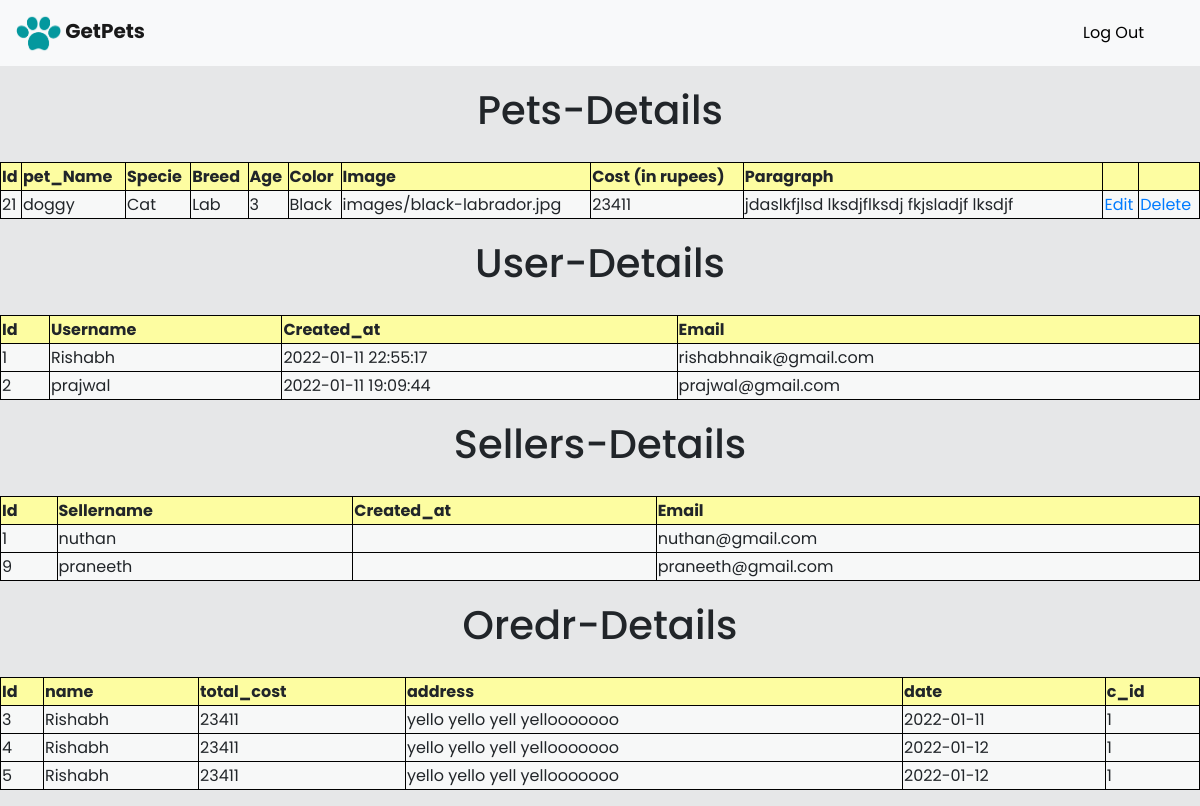
Screenshot of /adminTable.php (signed in) with the database file from the repository.
### tables this page shows
CREATE TABLE `pet` (
  `id` int(4) NOT NULL,
  `s_id` int(11) NOT NULL,
  `petname` varchar(20) NOT NULL,
  `specie` varchar(20) NOT NULL,
  `breed` varchar(20) NOT NULL,
  `age` int(3) NOT NULL,
  `color` varchar(20) NOT NULL,
  `image` varchar(400) NOT NULL,
  `cost` int(11) NOT NULL,
  `paragraph` varchar(300) NOT NULL
);

CREATE TABLE `users` (
  `id` int(11) NOT NULL,
  `username` varchar(50) NOT NULL,
  `password` varchar(255) NOT NULL,
  `created_at` datetime NOT NULL,
  `email` varchar(50) NOT NULL,
  `address` varchar(300) NOT NULL
);

CREATE TABLE `seller` (
  `id` int(11) NOT NULL,
  `sellername` varchar(30) NOT NULL,
  `password` varchar(30) NOT NULL,
  `email` varchar(100) NOT NULL
);

CREATE TABLE `orders` (
  `id` int(11) NOT NULL,
  `date` date NOT NULL,
  `total_cost` int(100) NOT NULL,
  `address` varchar(300) NOT NULL,
  `name` varchar(50) NOT NULL,
  `c_id` int(11) NOT NULL
);

### adminTable.php (the view, shortened to what this page needs)
<?php
include("config.php");
include('templates/adminHeader.php');
?>
<!DOCTYPE html>
<html lang="en">
<head>
    </head>
<body>
 <table>
 <h1><center>Pets-Details</center></h1>
    <table class="pet">
        <tr class="tagLine">
            <td>Id</td>
            <td>pet_Name</td>
            <td>Specie</td>
            <td>Breed</td>
            <td>Age</td>
            <td>Color</td>
            <td>Image</td>
            <td>Cost (in rupees)</td>
            <td style=width:30%;>Paragraph</td>
            <td></td>
            <td></td>
        </tr>
<?php
   if($conn->connect_error)
   {
      die('Connection Failed : '.$conn->connect_error);
   }
   else
   {
      $stmt = mysqli_query($conn,"select * from pet;");
      while($pet = mysqli_fetch_array($stmt))
      {
        ?>
        <tr>
            <td><?php echo $pet['id'];?></td>
            <td><?php echo $pet['petname'];?></td>
            <td><?php echo $pet['specie'];?></td>
            <td><?php echo $pet['breed'];?></td>
            <td><?php echo $pet['age'];?></td>
            <td><?php echo $pet['color'];?></td>
            <td><?php echo $pet['image'];?></td>
            <td><?php echo $pet['cost'];?></td>
            <td><?php echo $pet['paragraph'];?></td>
            <td> <a href="petsTableEdit.php?id=<?php echo $pet['id'];?>">Edit</a> </td>
            <td> <a href="petsTableDelete.php?id=<?php echo $pet['id'];?>">Delete</a> </td>
        </tr>
        <?php
    }
    ?>
    <?php
}
?>
    </table>
</table>
<table>
<h1><center>User-Details</center></h1>
    <table id="user">
        <tr class="tagLine">
            <td>Id</td>
            <td>Username</td>
            <td>Created_at</td>
            <td>Email</td>
        </tr>
<?php
   if($conn->connect_error)
   {
      die('Connection Failed : '.$conn->connect_error);
   }
   else
   {
      $stmt = mysqli_query($conn,"select * from users;");
      while($users = mysqli_fetch_array($stmt))
      {
        ?>
        <tr>
            <td><?php echo $users['id'];?></td>
            <td><?php echo $users['username'];?></td>
            <td><?php echo $users['created_at'];?></td>
            <td><?php echo $users['email'];?></td>
        </tr>
        <?php
    }
    ?>
    <?php
}
?>
    </table>
</table>
<table>
<h1><center>Sellers-Details</center></h1>
    <table id="seller">
        <tr class="tagLine">
            <td>Id</td>
            <td>Sellername</td>
            <td>Created_at</td>
            <td>Email</td>
        </tr>
<?php
   if($conn->connect_error)
   {
      die('Connection Failed : '.$conn->connect_error);
   }
   else
   {
      $stmt = mysqli_query($conn,"select * from seller;");
      while($seller = mysqli_fetch_array($stmt))
      {
        ?>
        <tr>
            <td><?php echo $seller['id'];?></td>
            <td><?php echo $seller['sellername'];?></td>
            <td><?php echo $seller['created_at'];?></td>
            <td><?php echo $seller['email'];?></td>
        </tr>
        <?php
    }
    ?>
    <?php
}
?>
    </table>
</table>
<table>
 <h1><center>Oredr-Details</center></h1>
    <table class="order">
        <tr class="tagLine">
            <td>Id</td>
            <td>name</td>
            <td>total_cost</td>
            <td>address</td>
            <td>date</td>
            <td>c_id </td>
        </tr>
<?php
   if($conn->connect_error)
   {
      die('Connection Failed : '.$conn->connect_error);
   }
   else
   {
      $stmt = mysqli_query($conn,"select * from orders;");
      while($orders = mysqli_fetch_array($stmt))
      {
        ?>
        <tr>
            <td><?php echo $orders['id'];?></td>
            <td><?php echo $orders['name'];?></td>
            <td><?php echo $orders['total_cost'];?></td>
            <td><?php echo $orders['address'];?></td>
            <td><?php echo $orders['date'];?></td>
            <td><?php echo $orders['c_id'];?></td>
        </tr>
        <?php
    }
    ?>
    <?php
}
?>
    </table>
</table>
</body>
</html>

### templates/adminHeader.php (shortened to what this page needs)
<head>
  <?php include('csstags.php'); ?>
</head>
<body>
<nav id="navbar-example2" class="navbar navbar-light bg-light ">
  <a class="navbar-brand" href="adminTable.php"><img src="images/logo.png" alt="logo"><b> GetPets</b></a>
  <ul class="nav nav-pills mx-3">
    <li class="nav-item">
    <a class="dropdown-item" href="logout.php">Log Out</a>
    </li>
  </ul>
</nav>

### templates/csstags.php (shortened to what this page needs)
<link rel="stylesheet" href="https://stackpath.bootstrapcdn.com/bootstrap/4.3.1/css/bootstrap.min.css">

### templates/csstags.php (style rules this page uses)
body { background:#edf8f8; font-family: 'Poppins', sans-serif; }
.nav-item a { color:black !important ; }
.navbar-brand img { width:45px; height:40px; }

### templates/adminDetailsCsstags.php (style rules this page uses)
body { background:#E6E7E8; font-family: 'Poppins', sans-serif; }
h1 { padding:20px !important; }
td { border:1px solid black; }
table { width:100%; background-color:rgba(255,255,255,0.7); }
.tagLine { background-color:rgba(255,255,140,0.8) !important; font-weight: bold; }

### rows the page displays
pet: id "21", petname "doggy", specie "Cat", breed "Lab", age "3", color "Black", image "images/black-labrador.jpg", cost "23411", paragraph "jdaslkfjlsd lksdjflksdj fkjsladjf lksdjf"
users: id "1", username "Rishabh", created_at "2022-01-11 22:55:17", email "rishabhnaik@gmail.com"
users: id "2", username "prajwal", created_at "2022-01-11 19:09:44", email "prajwal@gmail.com"
seller: id "1", sellername "nuthan", email "nuthan@gmail.com"
seller: id "9", sellername "praneeth", email "praneeth@gmail.com"
orders: id "3", name "Rishabh", total_cost "23411", address "yello yello yell yellooooooo", date "2022-01-11", c "1"
orders: id "4", name "Rishabh", total_cost "23411", address "yello yello yell yellooooooo", date "2022-01-12", c "1"
orders: id "5", name "Rishabh", total_cost "23411", address "yello yello yell yellooooooo", date "2022-01-12", c "1"
